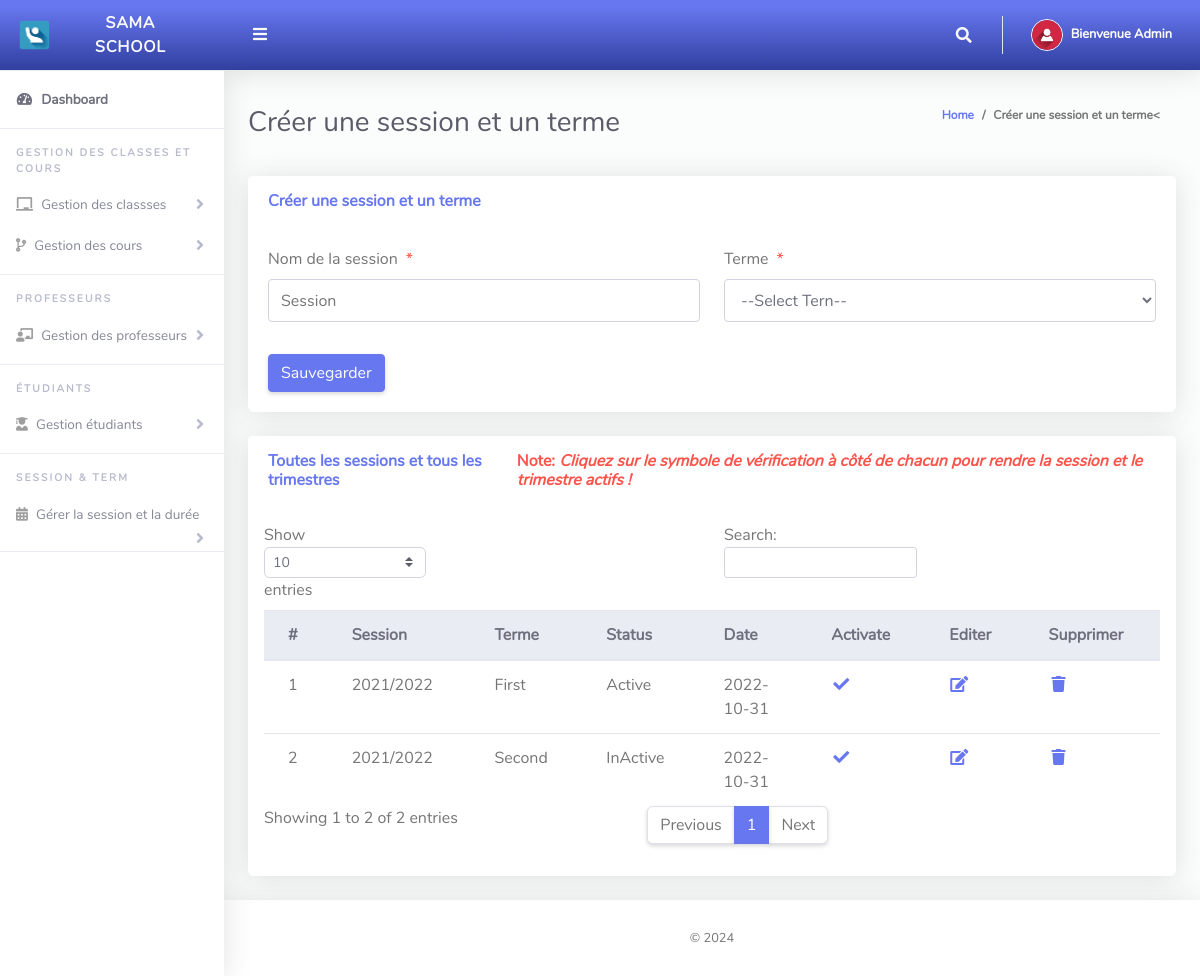
The page /Admin/createSessionTerm.php (signed in) on the database as committed earlier.
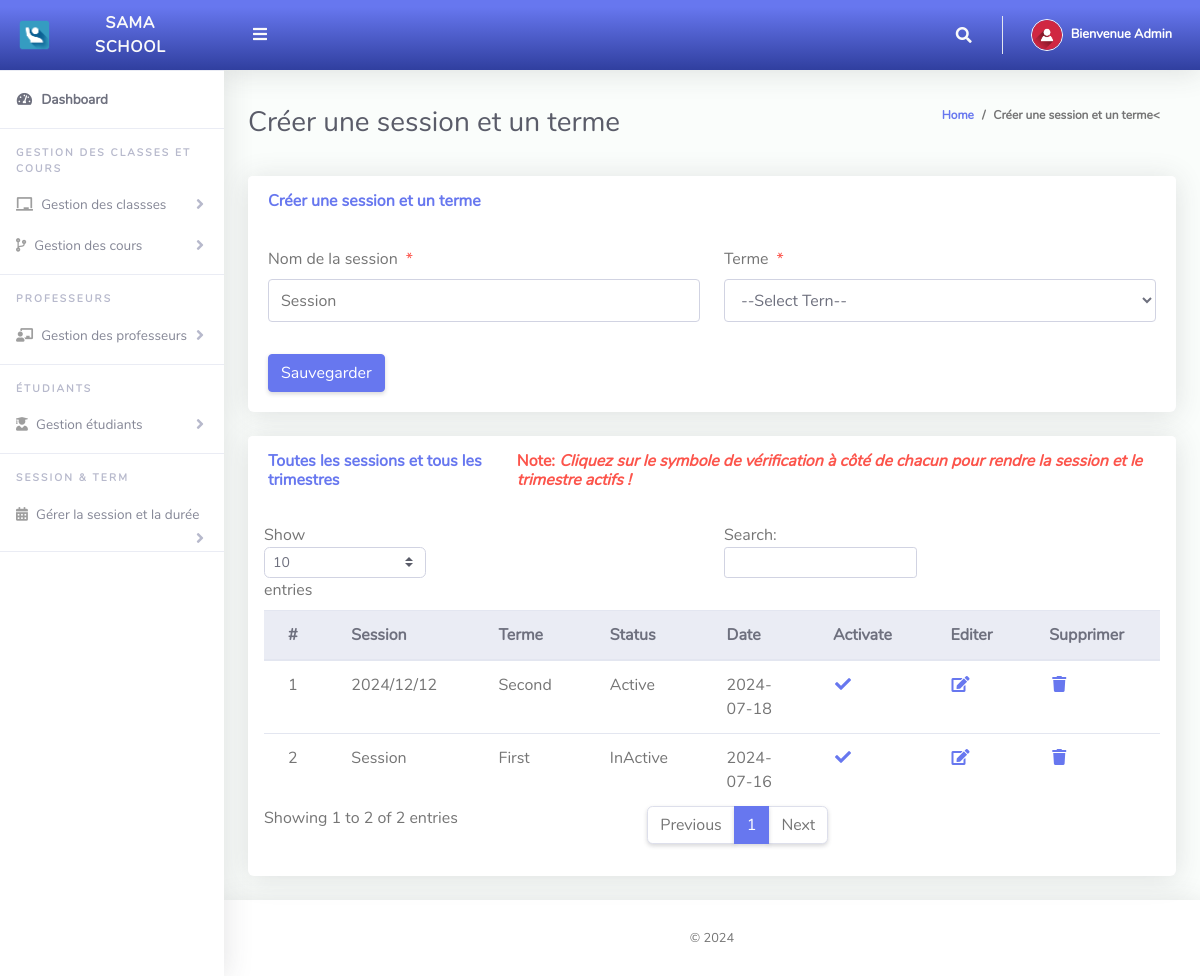
The same page on the database as committed later.
### tables this page shows
CREATE TABLE `tblsessionterm` (
  `Id` int(10) NOT NULL,
  `sessionName` varchar(50) NOT NULL,
  `termId` varchar(50) NOT NULL,
  `isActive` varchar(10) NOT NULL,
  `dateCreated` varchar(50) NOT NULL
);

CREATE TABLE `tblterm` (
  `Id` int(10) NOT NULL,
  `termName` varchar(20) NOT NULL
);

### Admin/createSessionTerm.php (the view, shortened to what the changed rows need)
<?php
include '../Includes/dbcon.php';
?>
<!DOCTYPE html>
<html lang="fr">
<head>
  <link href="../vendor/fontawesome-free/css/all.min.css" rel="stylesheet" type="text/css">
  <link href="../vendor/bootstrap/css/bootstrap.min.css" rel="stylesheet" type="text/css">
  <link href="css/ruang-admin.min.css" rel="stylesheet">
</head>
<body id="page-top">
  <div id="wrapper">
    <div id="content-wrapper" class="d-flex flex-column">
      <div id="content">
        <div class="container-fluid" id="container-wrapper">
          <div class="d-sm-flex align-items-center justify-content-between mb-4">
            <h1 class="h3 mb-0 text-gray-800">Créer une session et un terme</h1>
          </div>
          <div class="row">
            <div class="col-lg-12">
                 <div class="row">
              <div class="col-lg-12">
              <div class="card mb-4">
                <div class="table-responsive p-3">
                  <table class="table align-items-center table-flush table-hover" id="dataTableHover">
                    <thead class="thead-light">
                      <tr>
                        <th>#</th>
                        <th>Session</th>
                        <th>Terme</th>
                        <th>Status</th>
                        <th>Date</th>
                        <th>Activate</th>
                        <th>Editer</th>
                        <th>Supprimer</th>
                      </tr>
                    </thead>
                    <tbody>
                  <?php
                      $query = "SELECT tblsessionterm.Id,tblsessionterm.sessionName,tblsessionterm.isActive,tblsessionterm.dateCreated,
                      tblterm.termName
                      FROM tblsessionterm
                      INNER JOIN tblterm ON tblterm.Id = tblsessionterm.termId";
                      $rs = $conn->query($query);
                      $num = $rs->num_rows;
                      $sn=0;
                      if($num > 0)
                      {
                        while ($rows = $rs->fetch_assoc())
                          {
                            if($rows['isActive'] == '1'){$status = "Active";}else{$status = "InActive";}
                             $sn = $sn + 1;
                            echo"
                              <tr>
                                <td>".$sn."</td>
                                <td>".$rows['sessionName']."</td>
                                <td>".$rows['termName']."</td>
                                <td>".$status."</td>
                                <td>".$rows['dateCreated']."</td>
                                 <td><a href='?action=activate&Id=".$rows['Id']."'><i class='fas fa-fw fa-check'></i></a></td>
                                <td><a href='?action=edit&Id=".$rows['Id']."'><i class='fas fa-fw fa-edit'></i></a></td>
                                <td><a href='?action=delete&Id=".$rows['Id']."'><i class='fas fa-fw fa-trash'></i></a></td>
                              </tr>";
                          }
                      }
                      else
                      {
                           echo
                           "<div class='alert alert-danger' role='alert'>
                            No Record Found!
                            </div>";
                      }
                      ?>
                    </tbody>
                  </table>
                </div>
              </div>
            </div>
            </div>
          </div>
        </div>
      </div>
    </div>
  </div>
</body>
</html>

Rows that differ between the two databases and show on the page:
removed tblsessionterm: sessionName "2021/2022", termId.termName "First", isActive "Active", dateCreated "2022-10-31"
removed tblsessionterm: sessionName "2021/2022", termId.termName "Second", isActive "InActive", dateCreated "2022-10-31"
added tblsessionterm: sessionName "2024/12/12", termId.termName "Second", isActive "Active", dateCreated "2024-07-18"
added tblsessionterm: sessionName "Session", termId.termName "First", isActive "InActive", dateCreated "2024-07-16"
